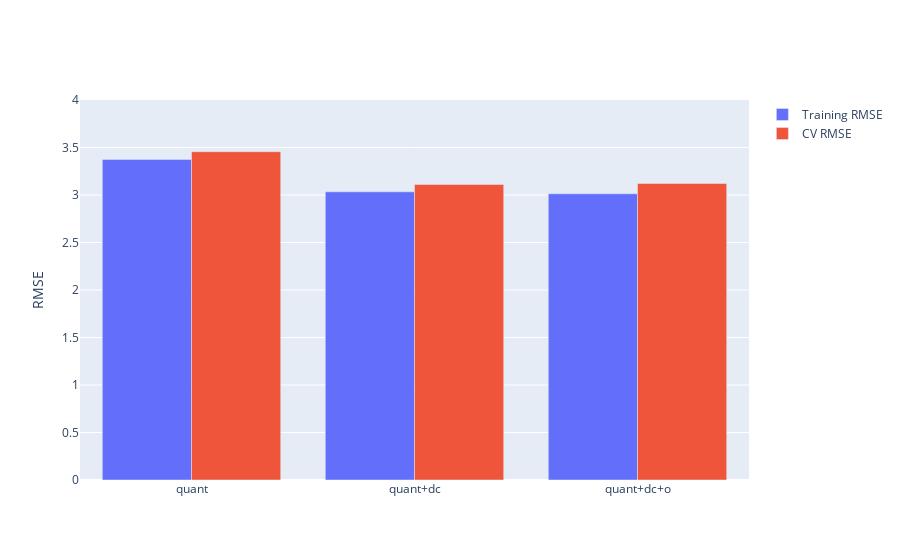

The notebook cell this image was saved under:
### Code cell
fig = compare_models(models)
fig.update_yaxes(range = [0, 4], title = "RMSE")

### Figure 1 — Plotly figure (JSON) as saved in the notebook; plotly's stock layout.template omitted (floating-point values rounded to 4 significant figures)
{"data": [{"name": "Training RMSE", "type": "bar", "x": ["quant", "quant+dc", "quant+dc+o"], "y": [3.375, 3.033, 3.013]}, {"name": "CV RMSE", "type": "bar", "x": ["quant", "quant+dc", "quant+dc+o"], "y": [3.456, 3.111, 3.121]}], "layout": {"yaxis": {"range": [0, 4], "title": {"text": "RMSE"}}}}
